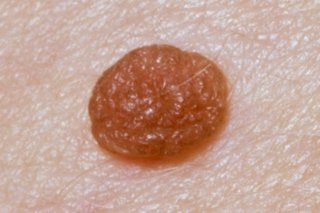
#> input picture 2023-2024/PMP-33/coursework/Perepichka Sofiia/Countour/photo.jpg, 320 x 213 px
$ python Countour.py
#> lines starting #> are read from the running program, lines starting #| are printed output that depends on the picture; after the words box and inside, x2 and y2 are one past the last pixel; in counts of white or black regions, pixels touching at a corner belong together
import cv2 as cv
import matplotlib.pyplot as plt
import numpy as np


img = cv.imread('photo.jpg')
#> img is the input picture: shape (213, 320, 3); mean B, G, R 147, 160.5, 195.6
cv.imshow("Obj",img)
gray_image = cv.cvtColor(img, cv.COLOR_BGR2GRAY)
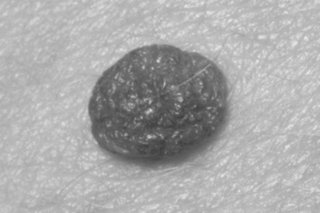
#> gray_image: shape (213, 320); min 61, max 233, mean 169.5


ret, thresh2=cv.threshold(gray_image,150,255,cv.THRESH_BINARY)
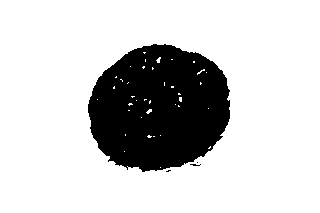
#> thresh2: shape (213, 320); 79.6% white; 4 black regions (3 under 20 px)
contours,hierarchies=cv.findContours(thresh2,cv.RETR_LIST,cv.CHAIN_APPROX_NONE)
#> contours = 44 contours, 41 with area under 20; largest, box (x1, y1, x2, y2) and area: (0, 0, 320, 213) 67628, (87, 43, 231, 173) 14303, (189, 163, 201, 167) 23


sorted_contours = sorted(contours, key=cv.contourArea, reverse=True)
#> sorted_contours has the same summary as contours

second_largest_contour = sorted_contours[1]
#> second_largest_contour = contour of 416 points, box (x1, y1, x2, y2) (87, 43, 231, 173), area 14303
convex_hull = cv.convexHull(second_largest_contour)
#> convex_hull = contour of 40 points, box (x1, y1, x2, y2) (87, 43, 231, 173), area 14664


height, width = img.shape[:2]
#> height = 213; width = 320


for point in convex_hull:

 point[0][1] = height - point[0][1] - 1
#> this loop made 40 passes


with open('contours2.txt', 'w') as f:

        for point in convex_hull:

            x, y = point[0]

            f.write(f"{x} {y}\n")
#> this loop made 40 passes
#> (x, y) on passes 1 to 12: (153, 169), (165, 169), (171, 168), (195, 161), (198, 160), (200, 159), (212, 152), (223, 141), (227, 134), (230, 122), (230, 94), (228, 88)
        first_point = convex_hull[0][0]
#> first_point = [153, 169]
        f.write(f"{first_point[0]} {first_point[1]}\n")


with open('contours2.txt', 'r') as f:
    lines = f.readlines()
    contours_from_file = []
    for line in lines:
        x, y = map(int, line.strip().split(' '))
        contours_from_file.append([x, y])


contours_from_file = np.array(contours_from_file)


plt.figure()
plt.plot(contours_from_file[:, 0], contours_from_file[:, 1],color='darkblue')

plt.gca().set_aspect('equal', adjustable='box')
plt.show()
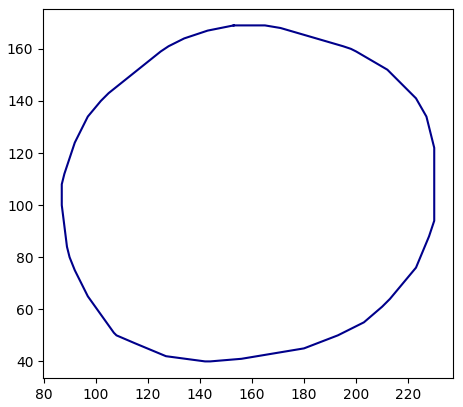
#> figure drawn by matplotlib, 1 panel

cv.waitKey(0)
